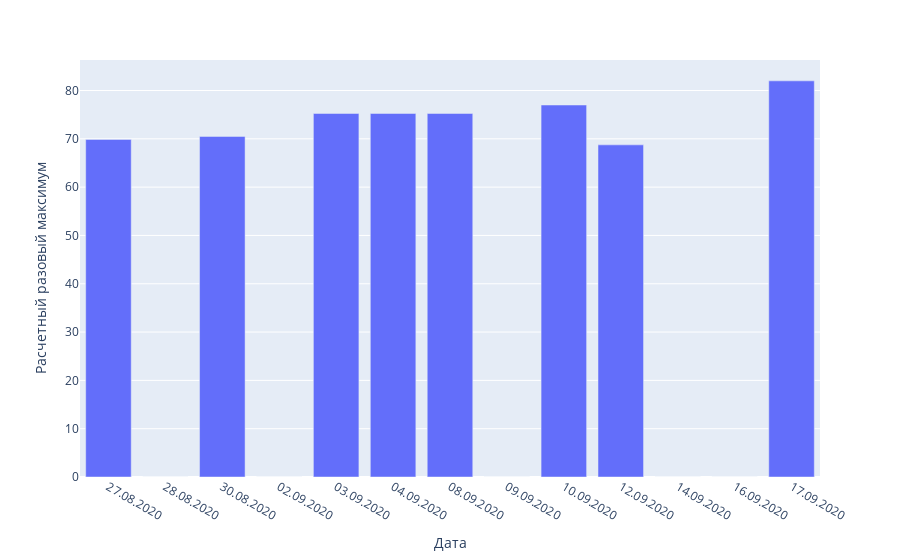
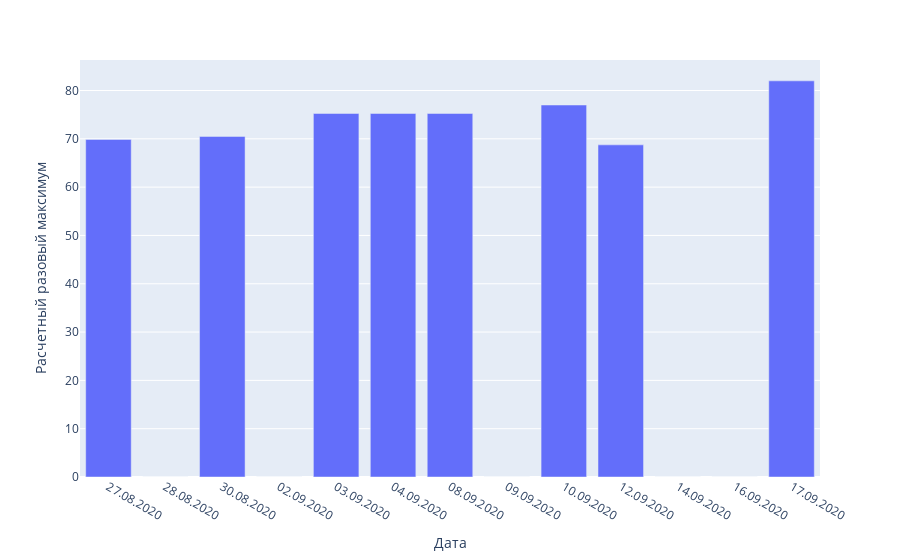

Notebook code for these charts, in order:
### Markdown cell above
# Оценка максимального веса

Взял из [Википедии](https://ru.wikipedia.org/wiki/%D0%9E%D0%B4%D0%BD%D0%BE_%D0%BF%D0%BE%D0%B2%D1%82%D0%BE%D1%80%D0%B5%D0%BD%D0%B8%D0%B5_%D1%81_%D0%BC%D0%B0%D0%BA%D1%81%D0%B8%D0%BC%D0%B0%D0%BB%D1%8C%D0%BD%D1%8B%D0%BC_%D0%B2%D0%B5%D1%81%D0%BE%D0%BC#%D0%9E'%D0%9A%D0%BE%D0%BD%D0%BD%D0%BE%D1%80_(O'Conner)_%D0%B8_%D0%B4%D1%80) формулу О'Коннора и посчитал по ней каждый мой день, когда я занимался жимом.

### Code cell
dates = dfm["Date"]
N = dates.size
f = lambda w,c: w * ( 1 + 0.025*c )

score = np.zeros(N)
for i, _date in enumerate(dates):
    df = pd.read_excel('workout.xlsx', sheet_name=_date)
    try:
        weight = df["Bench press, weight"]
        count = df["Bench press, count"]
        y = np.zeros(count.size)

        for j in range(count.size):
            y[j] = f(weight[j],count[j])
            
        score[i] = y.max()
    except:
        continue
    
fig = px.bar(dfm, y=score, x="Date", labels={"y": "Расчетный разовый максимум", "Date":"Дата"})
fig.show()

plotly.offline.iplot(fig, filename='maxweight.png')

### Figure 1 — Plotly figure (JSON) as saved in the notebook; plotly's stock layout.template omitted (floating-point values rounded to 4 significant figures)
{"data": [{"alignmentgroup": "True", "hovertemplate": "Дата=%{x}<br>Расчетный разовый максимум=%{y}<extra></extra>", "legendgroup": "", "marker": {"color": "#636efa"}, "name": "", "offsetgroup": "", "orientation": "v", "showlegend": false, "textposition": "auto", "type": "bar", "x": ["27.08.2020", "28.08.2020", "30.08.2020", "02.09.2020", "03.09.2020", "04.09.2020", "08.09.2020", "09.09.2020", "10.09.2020", "12.09.2020", "14.09.2020", "16.09.2020", "17.09.2020"], "xaxis": "x", "y": [69.88, 0, 70.5, 0, 75.25, 75.25, 75.25, 0, 77, 68.75, 0, 0, 82], "yaxis": "y"}], "layout": {"barmode": "relative", "legend": {"tracegroupgap": 0}, "margin": {"t": 60}, "xaxis": {"anchor": "y", "domain": [0, 1], "title": {"text": "Дата"}}, "yaxis": {"anchor": "x", "domain": [0, 1], "title": {"text": "Расчетный разовый максимум"}}}}

### Figure 2 — Plotly figure (JSON) as saved in the notebook; plotly's stock layout.template omitted (floating-point values rounded to 4 significant figures)
{"data": [{"alignmentgroup": "True", "hovertemplate": "Дата=%{x}<br>Расчетный разовый максимум=%{y}<extra></extra>", "legendgroup": "", "marker": {"color": "#636efa"}, "name": "", "offsetgroup": "", "orientation": "v", "showlegend": false, "textposition": "auto", "type": "bar", "x": ["27.08.2020", "28.08.2020", "30.08.2020", "02.09.2020", "03.09.2020", "04.09.2020", "08.09.2020", "09.09.2020", "10.09.2020", "12.09.2020", "14.09.2020", "16.09.2020", "17.09.2020"], "xaxis": "x", "y": [69.88, 0, 70.5, 0, 75.25, 75.25, 75.25, 0, 77, 68.75, 0, 0, 82], "yaxis": "y"}], "layout": {"barmode": "relative", "legend": {"tracegroupgap": 0}, "margin": {"t": 60}, "xaxis": {"anchor": "y", "domain": [0, 1], "title": {"text": "Дата"}}, "yaxis": {"anchor": "x", "domain": [0, 1], "title": {"text": "Расчетный разовый максимум"}}}}
